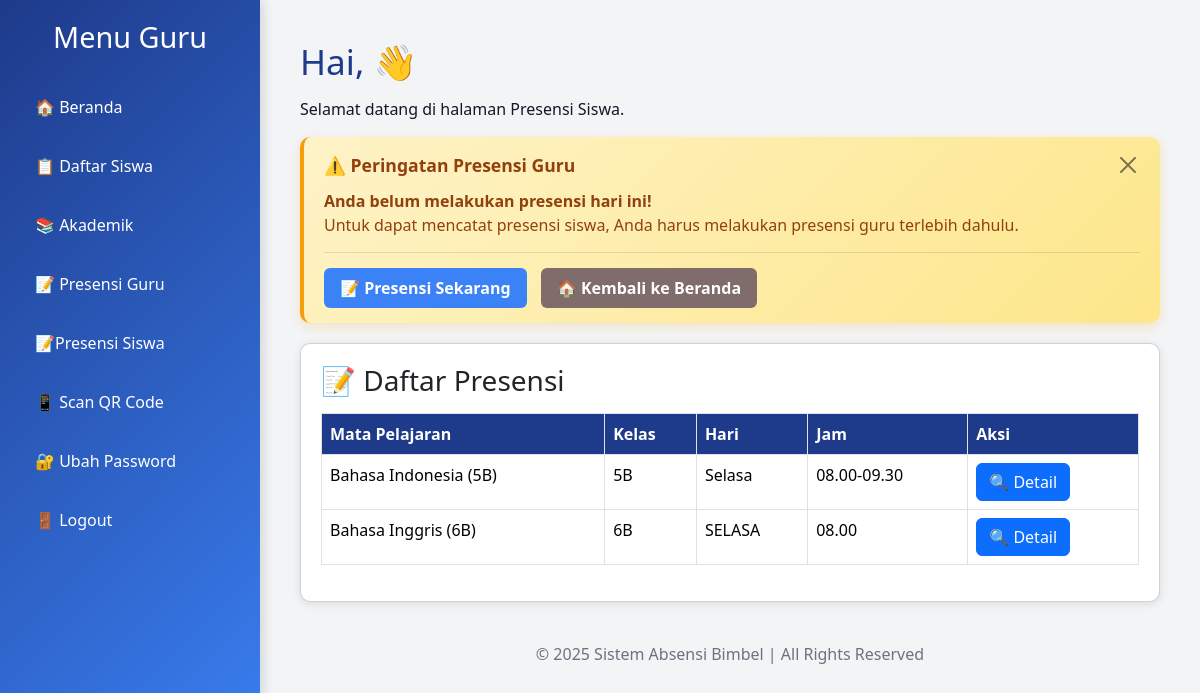
/absen/presensi-siswa/, run on the app's committed database.
### rumahbelajar/models.py (models this page shows, shortened)
class Presensi(models.Model):
    mata_pelajaran = models.ForeignKey(MataPelajaran, on_delete=models.CASCADE)
    kelas = models.ForeignKey(Kelas, on_delete=models.CASCADE)
    hari = models.CharField(max_length=20)
    jam = models.CharField(max_length=20)
    pertemuan_ke = models.PositiveIntegerField(null=True, blank=True)

class MataPelajaran(models.Model):
    nama_pelajaran = models.CharField(max_length=100)
    kelas = models.ForeignKey(Kelas, on_delete=models.CASCADE, related_name='mata_pelajaran')
    kode_pelajaran = models.CharField(max_length=100)
    def __str__(self):
        return f"{self.nama_pelajaran} ({self.kelas.nama})"

class Kelas(models.Model):
    nama = models.CharField(max_length=100)
    def __str__(self):
        return self.nama

### rumahbelajar/views.py (the view, shortened to what this page needs)
# urls.py: path('presensi-siswa/', views.presensi_siswa, name='presensi_siswa'),
def presensi_siswa(request):
    presensi_siswa_list = Presensi.objects.prefetch_related('presensi_siswa__siswa', 'mata_pelajaran', 'kelas')
    kelas_list = Kelas.objects.all()
    context = {
        'presensi_siswa_list': presensi_siswa_list,
        'kelas_list' : kelas_list
    }
    return render(request, 'guru/presensi_siswa.html', context)

### rumahbelajar/templates/guru/presensi_siswa.html (shortened to what this page needs)
<!DOCTYPE html>
<html lang="id">
<head>
  <link rel="stylesheet" href="https://cdn.jsdelivr.net/npm/bootstrap@5.3.3/dist/css/bootstrap.min.css" />
</head>
<body>
  <nav class="sidebar" id="sidebar">
    <div class="sidebar-header">
      <h2>Menu Guru</h2>
    </div>
    <ul class="sidebar-menu">
        <li><a href="{% url 'rumahbelajar:dashboard_guru' %}">🏠 Beranda</a></li>
        <li><a href="{% url 'rumahbelajar:daftar_siswa' %}">📋 Daftar Siswa</a></li>
        <li><a href="{% url 'rumahbelajar:akademik' %}">📚 Akademik</a></li>
        <li><a href="{% url 'rumahbelajar:presensi_guru' %}">📝 Presensi Guru</a></li>
        <li><a href="{% url 'rumahbelajar:presensi_siswa'  %}">📝Presensi Siswa</a></li>
        <li><a href="{% url 'rumahbelajar:scan_qr_view' %}">📱 Scan QR Code</a></li>
        <li><a href="#" onclick="openChangePasswordModal()">🔐 Ubah Password</a></li>
        <li><a href="{% url 'rumahbelajar:login' %}">🚪 Logout</a></li>
    </ul>
  </nav>
  <div class="main-content">
    <header class="main-header">
      <h1>Hai, {{ request.user.username }} 👋</h1>
      <p>Selamat datang di halaman Presensi Siswa.</p>
    </header>
    <div id="attendanceReminder" class="alert alert-custom alert-warning-custom" style="display: none;">
      <div class="alert-header">
        <span class="alert-title">
          ⚠️ Peringatan Presensi Guru
        </span>
        <button type="button" class="btn-close" onclick="hideAttendanceReminder()" aria-label="Close"></button>
      </div>
      <div class="alert-content">
        <strong>Anda belum melakukan presensi hari ini!</strong><br>
        Untuk dapat mencatat presensi siswa, Anda harus melakukan presensi guru terlebih dahulu.
      </div>
      <div class="alert-action">
        <a href="{% url 'rumahbelajar:presensi_guru' %}" class="btn-alert btn-alert-primary">📝 Presensi Sekarang</a>
        <a href="{% url 'rumahbelajar:dashboard_guru' %}" class="btn-alert btn-alert-secondary">🏠 Kembali ke Beranda</a>
      </div>
    </div>
    <div class="card mb-4">
      <h3 class="mb-3">📝 Daftar Presensi</h3>
      <table class="table table-bordered">
        <thead>
          <tr>
            <th>Mata Pelajaran</th>
            <th>Kelas</th>
            <th>Hari</th>
            <th>Jam</th>
            <th>Aksi</th>
          </tr>
        </thead>
        <tbody>
          {% for presensi in presensi_siswa_list %}
          <tr>
            <td>{{ presensi.mata_pelajaran }}</td>
            <td>{{ presensi.kelas }}</td>
            <td>{{ presensi.hari }}</td>
            <td>{{ presensi.jam }}</td>
            <td>
              <a href="{% url 'rumahbelajar:detail_presensi' kelas_id=presensi.kelas.id %}" class="btn btn-primary">🔍 Detail</a>
            </td>
          </tr>
          {% endfor %}
        </tbody>
      </table>
    </div>
    <footer>
      <p>&copy; 2025 Sistem Absensi Bimbel | All Rights Reserved</p>
    </footer>
  </div>
</body>
</html>

### rumahbelajar/templates/guru/presensi_siswa.html (style rules this page uses)
* { margin: 0; padding: 0; box-sizing: border-box; }
body { font-family: 'Segoe UI', sans-serif; display: flex; height: 100vh; background: #f3f4f6; color: #111827; overflow-x: hidden; }
.sidebar { width: 260px; background: linear-gradient(135deg, #1e3a8a, #3b82f6); color: white; padding: 20px; position: fixed; height: 100%; transition: all 0.4s ease-in-out; z-index: 100; box-shadow: 2px 0 12px rgba(0, 0, 0, 0.15); overflow-y: auto; }
.sidebar-header h2 { font-size: 1.8rem; text-align: center; margin-bottom: 30px; animation: fadeIn 1s ease-in-out; }
.sidebar-menu { list-style: none; padding-left: 0; }
.sidebar-menu li { margin: 15px 0; position: relative; }
.sidebar-menu a { color: white; text-decoration: none; padding: 10px 15px; display: block; border-radius: 10px; transition: all 0.3s ease-in-out; font-weight: 500; }
.alert-custom { border-radius: 10px; border: none; padding: 15px 20px; margin-bottom: 20px; font-weight: 500; animation: slideInDown 0.5s ease-out; }
.alert-warning-custom { background: linear-gradient(135deg, #fef3c7, #fde68a); color: #92400e; border-left: 4px solid #f59e0b; box-shadow: 0 4px 12px rgba(245, 158, 11, 0.2); }
.alert-header { display: flex; align-items: center; justify-content: space-between; margin-bottom: 10px; }
.alert-title { font-weight: 700; font-size: 1.1em; display: flex; align-items: center; gap: 8px; }
.alert-content { line-height: 1.5; }
.alert-action { margin-top: 15px; padding-top: 15px; border-top: 1px solid rgba(0, 0, 0, 0.1); }
.btn-alert { padding: 8px 16px; border: none; border-radius: 6px; font-weight: 600; text-decoration: none; display: inline-block; margin-right: 10px; transition: all 0.3s ease; }
.btn-alert-primary { background: #3b82f6; color: white; }
.btn-alert-secondary { background: #806c6b; color: white; }
.main-content { margin-left: 260px; padding: 40px; flex: 1; animation: fadeInMain 0.8s ease-in-out; transition: margin-left 0.4s ease-in-out; }
.main-header h1 { font-size: 2.2rem; color: #1e3a8a; margin-bottom: 15px; animation: slideInLeft 0.7s ease-in-out; }
.card { border-radius: 10px; padding: 20px; background: white; box-shadow: 0 2px 10px rgba(0, 0, 0, 0.1); }
.table th { background-color: #1e3a8a; color: white; }
footer { text-align: center; color: #6b7280; margin-top: 40px; }

### data on the page
Presensi: mata_pelajaran "Bahasa Indonesia (5B)", kelas "5B", hari "Selasa", jam "08.00-09.30"
Presensi: mata_pelajaran "Bahasa Inggris (6B)", kelas "6B", hari "SELASA", jam "08.00"
